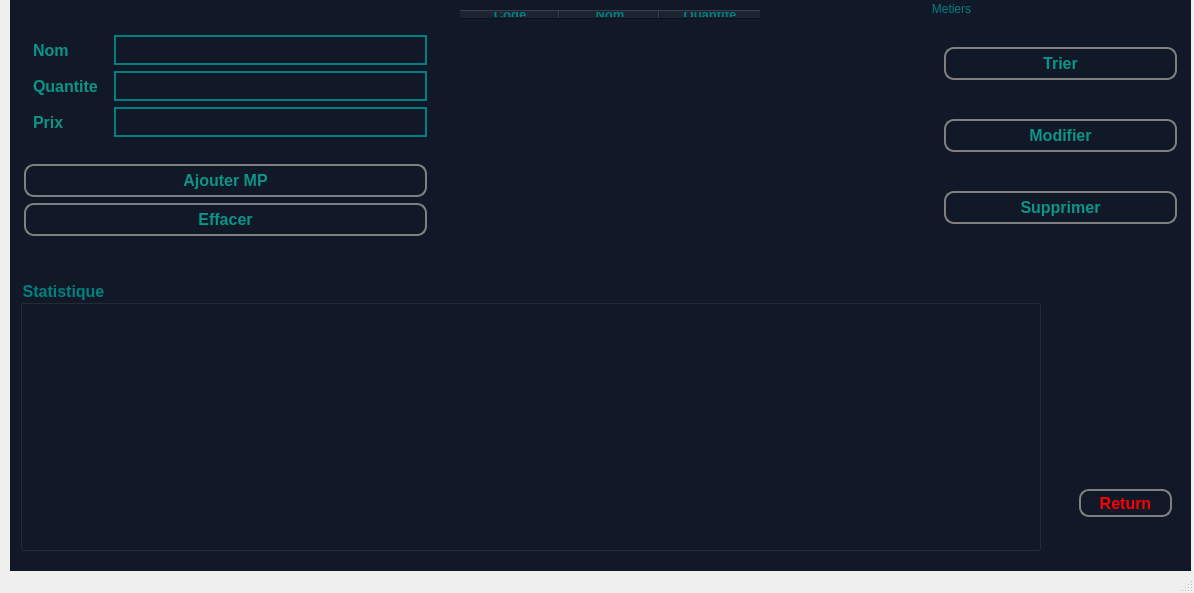
<?xml version="1.0" encoding="UTF-8"?>
<ui version="4.0">
 <class>MainWindow</class>
 <widget class="QMainWindow" name="MainWindow">
  <property name="geometry">
   <rect>
    <x>0</x>
    <y>0</y>
    <width>1194</width>
    <height>593</height>
   </rect>
  </property>
  <property name="windowTitle">
   <string>MainWindow</string>
  </property>
  <widget class="QWidget" name="centralwidget">
   <widget class="QStackedWidget" name="stackedWidget">
    <property name="geometry">
     <rect>
      <x>10</x>
      <y>0</y>
      <width>1181</width>
      <height>571</height>
     </rect>
    </property>
    <property name="styleSheet">
     <string notr="true">background: #111827;</string>
    </property>
    <property name="currentIndex">
     <number>2</number>
    </property>
    <widget class="QWidget" name="page">
     <widget class="QGroupBox" name="groupBox_3">
      <property name="geometry">
       <rect>
        <x>0</x>
        <y>0</y>
        <width>1281</width>
        <height>671</height>
       </rect>
      </property>
      <property name="autoFillBackground">
       <bool>false</bool>
      </property>
      <property name="styleSheet">
       <string notr="true">background: #111827;</string>
      </property>
      <property name="title">
       <string/>
      </property>
      <layout class="QHBoxLayout" name="horizontalLayout">
       <item>
        <widget class="QGroupBox" name="groupBox">
         <property name="styleSheet">
          <string notr="true">#groupBox {
border: none;
}</string>
         </property>
         <property name="title">
          <string/>
         </property>
         <widget class="QWidget" name="layoutWidget">
          <property name="geometry">
           <rect>
            <x>70</x>
            <y>90</y>
            <width>341</width>
            <height>431</height>
           </rect>
          </property>
          <layout class="QVBoxLayout" name="verticalLayout">
           <item>
            <widget class="QLabel" name="label">
             <property name="styleSheet">
              <string notr="true">color: #0d9488;
font-size: 16px;
font-weight: bold;</string>
             </property>
             <property name="text">
              <string>Username:</string>
             </property>
            </widget>
           </item>
           <item>
            <widget class="QLineEdit" name="lineEdit">
             <property name="styleSheet">
              <string notr="true">border: 2px solid grey;
padding: 5px;
color: teal;
</string>
             </property>
            </widget>
           </item>
           <item>
            <widget class="QLabel" name="label_2">
             <property name="styleSheet">
              <string notr="true">color: teal;
font-size: 16px;
font-weight: bold;</string>
             </property>
             <property name="text">
              <string>Password:</string>
             </property>
            </widget>
           </item>
           <item>
            <widget class="QLineEdit" name="lineEdit_2">
             <property name="styleSheet">
              <string notr="true">border: 2px solid grey;
padding: 5px;
color: teal;
</string>
             </property>
            </widget>
           </item>
           <item>
            <widget class="QPushButton" name="pushButton_2">
             <property name="styleSheet">
              <string notr="true">#pushButton_2{
color:#0d9488;
background-color:transparent;
}</string>
             </property>
             <property name="text">
              <string>Forget Password?</string>
             </property>
            </widget>
           </item>
           <item>
            <widget class="QPushButton" name="pushButton">
             <property name="styleSheet">
              <string notr="true">background-color: rgb(200, 200, 200);
color: #0d9488;
font-size: 16px;
font-weight: medium;</string>
             </property>
             <property name="text">
              <string>Login</string>
             </property>
            </widget>
           </item>
          </layout>
         </widget>
        </widget>
       </item>
       <item>
        <widget class="QGroupBox" name="groupBox_2">
         <property name="styleSheet">
          <string notr="true">#groupBox_2{
background-image:url(&quot;C:/Users/moham/Downloads/Smart_Contracting_And_Construction_Company_2A2-master/Smart_Contracting_And_Construction_Company_2A2-master/logo.png&quot;);
background-position: center no-repeat;
background-size: 50%;
border: none;
}</string>
         </property>
         <property name="title">
          <string/>
         </property>
        </widget>
       </item>
      </layout>
     </widget>
    </widget>
    <widget class="QWidget" name="page_2">
     <layout class="QVBoxLayout" name="verticalLayout_2">
      <item>
       <layout class="QGridLayout" name="gridLayout">
        <item row="2" column="1">
         <widget class="QPushButton" name="pushButton_5">
          <property name="styleSheet">
           <string notr="true">color: #0d9488;
font-size: 16px;
font-weight: bold;</string>
          </property>
          <property name="text">
           <string>PushButton</string>
          </property>
         </widget>
        </item>
        <item row="0" column="1">
         <widget class="QPushButton" name="pushButton_3">
          <property name="focusPolicy">
           <enum>Qt::NoFocus</enum>
          </property>
          <property name="styleSheet">
           <string notr="true">color: #0d9488;
background: rgb(255, 255, 255);
font-size: 16px;
font-weight: bold;</string>
          </property>
          <property name="text">
           <string>gerer les Matieres Premieres</string>
          </property>
         </widget>
        </item>
        <item row="1" column="1">
         <widget class="QPushButton" name="pushButton_4">
          <property name="sizePolicy">
           <sizepolicy hsizetype="Minimum" vsizetype="Minimum">
            <horstretch>0</horstretch>
            <verstretch>0</verstretch>
           </sizepolicy>
          </property>
          <property name="styleSheet">
           <string notr="true">color: #0d9488;
font-size: 16px;
font-weight: bold;</string>
          </property>
          <property name="text">
           <string>PushButton</string>
          </property>
         </widget>
        </item>
        <item row="0" column="0">
         <widget class="QPushButton" name="pushButton_6">
          <property name="styleSheet">
           <string notr="true">color: #0d9488;
font-size: 16px;
font-weight: bold;</string>
          </property>
          <property name="text">
           <string>gerer les Employees</string>
          </property>
         </widget>
        </item>
        <item row="1" column="0">
         <widget class="QPushButton" name="pushButton_7">
          <property name="styleSheet">
           <string notr="true">color: #0d9488;
font-size: 16px;
font-weight: bold;</string>
          </property>
          <property name="text">
           <string>PushButton</string>
          </property>
         </widget>
        </item>
        <item row="2" column="0">
         <widget class="QPushButton" name="pushButton_8">
          <property name="styleSheet">
           <string notr="true">color: #0d9488;
font-size: 16px;
font-weight: bold;</string>
          </property>
          <property name="text">
           <string>PushButton</string>
          </property>
         </widget>
        </item>
       </layout>
      </item>
     </layout>
    </widget>
    <widget class="QWidget" name="page_3">
     <widget class="QGroupBox" name="groupBox_4">
      <property name="geometry">
       <rect>
        <x>0</x>
        <y>0</y>
        <width>431</width>
        <height>271</height>
       </rect>
      </property>
      <property name="styleSheet">
       <string notr="true">border: transparent;
padding: 5px;
color: teal;
</string>
      </property>
      <property name="title">
       <string/>
      </property>
      <layout class="QGridLayout" name="gridLayout_3">
       <item row="0" column="0">
        <layout class="QGridLayout" name="gridLayout_2">
         <item row="0" column="0">
          <widget class="QLabel" name="label_3">
           <property name="styleSheet">
            <string notr="true">color: #0d9488;
font-size: 16px;
font-weight: bold;</string>
           </property>
           <property name="text">
            <string>Nom</string>
           </property>
          </widget>
         </item>
         <item row="0" column="1">
          <widget class="QLineEdit" name="lineEdit_3">
           <property name="styleSheet">
            <string notr="true">border: 2px solid teal;
padding: 5px;
color: red;
</string>
           </property>
          </widget>
         </item>
         <item row="1" column="0">
          <widget class="QLabel" name="label_4">
           <property name="styleSheet">
            <string notr="true">color: #0d9488;
font-size: 16px;
font-weight: bold;</string>
           </property>
           <property name="text">
            <string>Quantite</string>
           </property>
          </widget>
         </item>
         <item row="1" column="1">
          <widget class="QLineEdit" name="lineEdit_4">
           <property name="styleSheet">
            <string notr="true">border: 2px solid teal;
padding: 5px;
color: teal;
</string>
           </property>
          </widget>
         </item>
         <item row="2" column="0">
          <widget class="QLabel" name="label_5">
           <property name="styleSheet">
            <string notr="true">color: #0d9488;
font-size: 16px;
font-weight: bold;</string>
           </property>
           <property name="text">
            <string>Prix</string>
           </property>
          </widget>
         </item>
         <item row="2" column="1">
          <widget class="QLineEdit" name="lineEdit_5">
           <property name="styleSheet">
            <string notr="true">border: 2px solid teal;
padding: 5px;
color: teal;
</string>
           </property>
          </widget>
         </item>
        </layout>
       </item>
       <item row="1" column="0">
        <layout class="QVBoxLayout" name="verticalLayout_3">
         <item>
          <widget class="QPushButton" name="pushButton_10">
           <property name="styleSheet">
            <string notr="true">border: 2px solid grey;
padding: 5px;
color: teal;
border-radius: 10px;
color: #0d9488;
font-size: 16px;
font-weight: bold;</string>
           </property>
           <property name="text">
            <string>Ajouter MP</string>
           </property>
          </widget>
         </item>
         <item>
          <widget class="QPushButton" name="pushButton_9">
           <property name="styleSheet">
            <string notr="true">border: 2px solid grey;
padding: 5px;
color: teal;
border-radius:10px;
color: #0d9488;
font-size: 16px;
font-weight: bold;
</string>
           </property>
           <property name="text">
            <string>Effacer</string>
           </property>
          </widget>
         </item>
        </layout>
       </item>
      </layout>
     </widget>
     <widget class="QGroupBox" name="groupBox_6">
      <property name="geometry">
       <rect>
        <x>10</x>
        <y>280</y>
        <width>1021</width>
        <height>271</height>
       </rect>
      </property>
      <property name="styleSheet">
       <string notr="true">
border-color: rgb(13, 148, 136);
padding: 5px;
color: teal;
font-size: 16px;
font-weight: bold;</string>
      </property>
      <property name="title">
       <string>Statistique</string>
      </property>
     </widget>
     <widget class="QTableWidget" name="tableWidget">
      <property name="geometry">
       <rect>
        <x>440</x>
        <y>0</y>
        <width>471</width>
        <height>271</height>
       </rect>
      </property>
      <property name="maximumSize">
       <size>
        <width>801</width>
        <height>271</height>
       </size>
      </property>
      <property name="styleSheet">
       <string notr="true">border: double;
padding: 5px;
color: teal;

</string>
      </property>
      <column>
       <property name="text">
        <string>Code</string>
       </property>
       <property name="font">
        <font>
         <pointsize>10</pointsize>
         <weight>75</weight>
         <bold>true</bold>
         <underline>true</underline>
         <strikeout>false</strikeout>
        </font>
       </property>
       <property name="textAlignment">
        <set>AlignCenter</set>
       </property>
      </column>
      <column>
       <property name="text">
        <string>Nom</string>
       </property>
       <property name="font">
        <font>
         <pointsize>10</pointsize>
         <weight>75</weight>
         <bold>true</bold>
         <underline>true</underline>
        </font>
       </property>
       <property name="textAlignment">
        <set>AlignCenter</set>
       </property>
      </column>
      <column>
       <property name="text">
        <string>Quantite</string>
       </property>
       <property name="font">
        <font>
         <pointsize>10</pointsize>
         <weight>75</weight>
         <bold>true</bold>
         <underline>true</underline>
        </font>
       </property>
       <property name="textAlignment">
        <set>AlignCenter</set>
       </property>
      </column>
     </widget>
     <widget class="QGroupBox" name="groupBox_5">
      <property name="geometry">
       <rect>
        <x>920</x>
        <y>0</y>
        <width>261</width>
        <height>271</height>
       </rect>
      </property>
      <property name="styleSheet">
       <string notr="true">border: transparent;
padding: 5px;
color: teal;
</string>
      </property>
      <property name="title">
       <string>Metiers</string>
      </property>
      <layout class="QVBoxLayout" name="verticalLayout_4">
       <item>
        <widget class="QPushButton" name="pushButton_14">
         <property name="styleSheet">
          <string notr="true">border: 2px solid grey;
padding: 5px;
color: teal;
border-radius: 10px;
color: #0d9488;
font-size: 16px;
font-weight: bold;</string>
         </property>
         <property name="text">
          <string>Trier</string>
         </property>
        </widget>
       </item>
       <item>
        <widget class="QPushButton" name="pushButton_12">
         <property name="styleSheet">
          <string notr="true">border: 2px solid grey;
padding: 5px;
color: teal;
border-radius: 10px;
color: #0d9488;
font-size: 16px;
font-weight: bold;</string>
         </property>
         <property name="text">
          <string>Modifier</string>
         </property>
        </widget>
       </item>
       <item>
        <widget class="QPushButton" name="pushButton_13">
         <property name="styleSheet">
          <string notr="true">border: 2px solid grey;
padding: 5px;
color: teal;
border-radius: 10px;
color: #0d9488;
font-size: 16px;
font-weight: bold;</string>
         </property>
         <property name="text">
          <string>Supprimer</string>
         </property>
        </widget>
       </item>
      </layout>
     </widget>
     <widget class="QGroupBox" name="groupBox_7">
      <property name="geometry">
       <rect>
        <x>1039</x>
        <y>269</y>
        <width>141</width>
        <height>271</height>
       </rect>
      </property>
      <property name="styleSheet">
       <string notr="true">border: teal;
padding: 5px;
color: teal;
</string>
      </property>
      <property name="title">
       <string/>
      </property>
      <widget class="QPushButton" name="pushButton_11">
       <property name="geometry">
        <rect>
         <x>30</x>
         <y>220</y>
         <width>93</width>
         <height>28</height>
        </rect>
       </property>
       <property name="styleSheet">
        <string notr="true">border: 2px solid grey;
padding: 5px;
color: red;
border-radius:10px;

font-size: 16px;
font-weight: bold;
</string>
       </property>
       <property name="text">
        <string>Return</string>
       </property>
      </widget>
     </widget>
    </widget>
   </widget>
  </widget>
  <widget class="QMenuBar" name="menubar">
   <property name="geometry">
    <rect>
     <x>0</x>
     <y>0</y>
     <width>1194</width>
     <height>26</height>
    </rect>
   </property>
  </widget>
  <widget class="QStatusBar" name="statusbar"/>
 </widget>
 <resources/>
 <connections/>
</ui>
